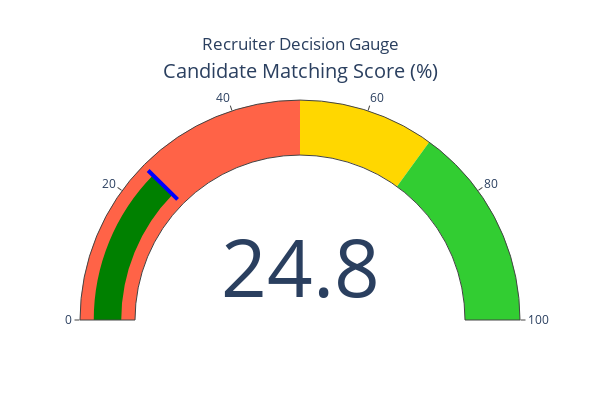

Notebook source saved alongside this figure:
### Markdown cell above
#### 8. Visualization and Notification

### Code cell
import plotly.graph_objects as go

# Visualization from recruiter's perspective
fig = go.Figure(go.Indicator(
    domain={'x': [0, 1], 'y': [0, 1]},
    value=similarity,
    mode="gauge+number",
    title={'text': "Candidate Matching Score (%)"},
    gauge={
        'axis': {'range': [0, 100]},
        'steps': [
            {'range': [0, 50], 'color': "#FF6347"},  # Red for low match (reject)
            {'range': [50, 70], 'color': "#FFD700"},  # Yellow for moderate match (review carefully)
            {'range': [70, 100], 'color': "#32CD32"}  # Green for strong match (proceed)
        ],
        'threshold': {'line': {'color': "blue", 'width': 4}, 'thickness': 0.75, 'value': similarity}
    }
))

fig.update_layout(
    width=600, 
    height=400,
    title={
        'text': "Recruiter Decision Gauge",
        'x': 0.5,  # Center title
        'xanchor': 'center'
    }
)

fig.show()

# Print notification for recruiter
if similarity < 50:
    print(colored("Low match, consider rejecting this candidate.", "red", attrs=["bold"]))
elif similarity >= 50 and similarity < 70:
    print(colored("Moderate match, review carefully before deciding.", "yellow", attrs=["bold"]))
else:
    print(colored("Strong match! Consider proceeding with this candidate.", "green", attrs=["bold"]))

### Figure 1 — Plotly figure (JSON) as saved in the notebook; plotly's stock layout.template omitted (floating-point values rounded to 4 significant figures)
{"data": [{"domain": {"x": [0, 1], "y": [0, 1]}, "gauge": {"axis": {"range": [0, 100]}, "steps": [{"color": "#FF6347", "range": [0, 50]}, {"color": "#FFD700", "range": [50, 70]}, {"color": "#32CD32", "range": [70, 100]}], "threshold": {"line": {"color": "blue", "width": 4}, "thickness": 0.75, "value": 24.76}}, "mode": "gauge+number", "title": {"text": "Candidate Matching Score (%)"}, "type": "indicator", "value": 24.76}], "layout": {"height": 400, "title": {"text": "Recruiter Decision Gauge", "x": 0.5, "xanchor": "center"}, "width": 600}}
